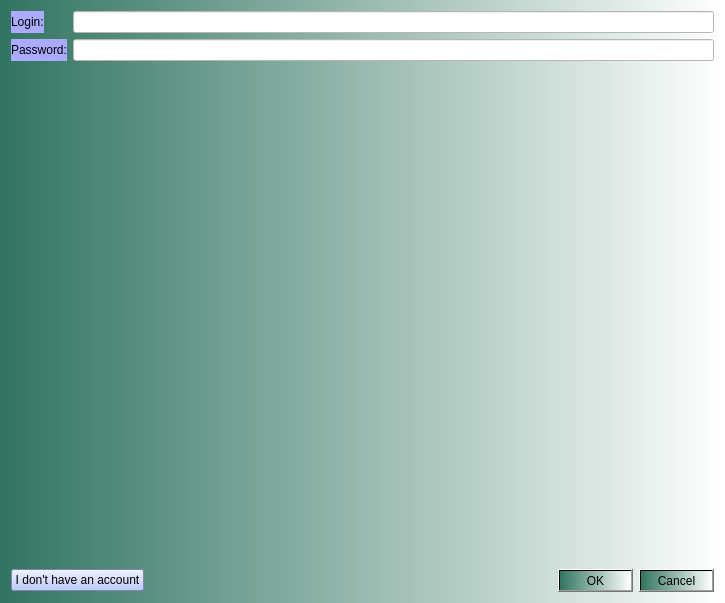
<?xml version="1.0" encoding="UTF-8"?>
<ui version="4.0">
 <class>LoginWidget</class>
 <widget class="QWidget" name="LoginWidget">
  <property name="geometry">
   <rect>
    <x>0</x>
    <y>0</y>
    <width>725</width>
    <height>603</height>
   </rect>
  </property>
  <property name="windowTitle">
   <string>Form</string>
  </property>
  <property name="styleSheet">
   <string notr="true">background-color: qlineargradient(spread:pad, x1:0, y1:0, x2:1, y2:0, stop:0 rgba(49, 116, 96, 255), stop:1 rgba(255, 255, 255, 255));</string>
  </property>
  <layout class="QVBoxLayout" name="verticalLayout">
   <item>
    <layout class="QFormLayout" name="formLayout">
     <item row="0" column="0">
      <widget class="QLabel" name="label">
       <property name="styleSheet">
        <string notr="true">background-color: rgb(170, 170, 255);</string>
       </property>
       <property name="text">
        <string>Login:</string>
       </property>
      </widget>
     </item>
     <item row="1" column="0">
      <widget class="QLabel" name="label_2">
       <property name="styleSheet">
        <string notr="true">background-color: rgb(170, 170, 255);</string>
       </property>
       <property name="text">
        <string>Password:</string>
       </property>
      </widget>
     </item>
     <item row="0" column="1">
      <widget class="QLineEdit" name="lineEdit">
       <property name="styleSheet">
        <string notr="true">background-color: rgb(255, 255, 255);</string>
       </property>
      </widget>
     </item>
     <item row="1" column="1">
      <widget class="QLineEdit" name="lineEdit_2">
       <property name="sizePolicy">
        <sizepolicy hsizetype="Expanding" vsizetype="Fixed">
         <horstretch>0</horstretch>
         <verstretch>0</verstretch>
        </sizepolicy>
       </property>
       <property name="styleSheet">
        <string notr="true">color: rgb(0, 0, 0);
background-color: rgb(255, 255, 255);
font: 75 9pt &quot;Open Sans Condensed&quot;;</string>
       </property>
       <property name="text">
        <string/>
       </property>
       <property name="echoMode">
        <enum>QLineEdit::Password</enum>
       </property>
      </widget>
     </item>
    </layout>
   </item>
   <item>
    <spacer name="verticalSpacer">
     <property name="orientation">
      <enum>Qt::Vertical</enum>
     </property>
     <property name="sizeHint" stdset="0">
      <size>
       <width>20</width>
       <height>40</height>
      </size>
     </property>
    </spacer>
   </item>
   <item>
    <layout class="QHBoxLayout" name="horizontalLayout">
     <item>
      <widget class="QPushButton" name="RegisterButton">
       <property name="styleSheet">
        <string notr="true">background-color: rgb(169, 188, 255);</string>
       </property>
       <property name="text">
        <string>I don't have an account</string>
       </property>
      </widget>
     </item>
     <item>
      <widget class="QDialogButtonBox" name="buttonBox">
       <property name="standardButtons">
        <set>QDialogButtonBox::Cancel|QDialogButtonBox::Ok</set>
       </property>
      </widget>
     </item>
    </layout>
   </item>
  </layout>
 </widget>
 <resources/>
 <connections/>
</ui>
